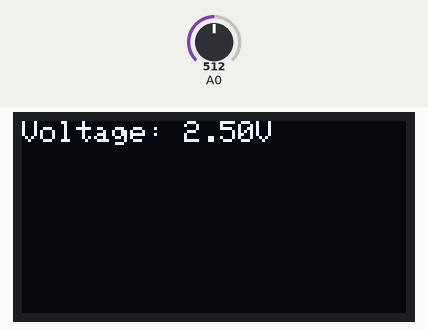
This sketch was run on a simulated Arduino Uno, built with avr-gcc and run on an emulated ATmega328P. On the bench: 128×64 one-colour display. Inputs (shaded band) come from the test bench; at power-on: A0 = 512. The display library's start-up logo is not drawn; what the sketch prints to the serial monitor is not drawn.

Above: at 3.2 s.
3.3 s: A0 set to 522
5.6 s: A0 set to 716
7.7 s: A0 set to 900
At 8.5 s:
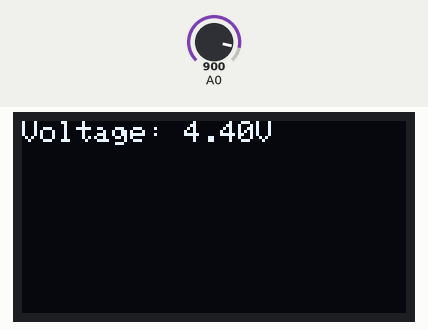
Timing chart, 0 to 10.7 s (numbered marks = the images above; inputs shaded):
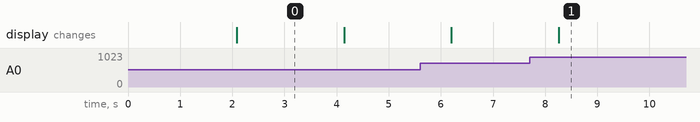

Measured:
- after the input at 7.7 s, the display: changes after 0.56 s (image 1)

The sketch:

voltmeter-using-ssd1306.ino
```cpp
#include <Wire.h>
#include <Adafruit_GFX.h>
#include <Adafruit_SSD1306.h>

#define SCREEN_WIDTH 128
#define SCREEN_HEIGHT 64

#define OLED_RESET     -1
Adafruit_SSD1306 display(SCREEN_WIDTH, SCREEN_HEIGHT, &Wire, OLED_RESET);

void setup() {
  Serial.begin(9600);

  if(!display.begin(SSD1306_SWITCHCAPVCC, 0x3C)) {
    Serial.println(F("SSD1306 allocation failed"));
    for(;;);
  }

  display.display();
  delay(2000);
  display.clearDisplay();
}

void loop() {

  int sensorValue = analogRead(A0);
  float voltage = sensorValue * (5.0 / 1023.0);
  display.clearDisplay();
  display.setTextSize(1);
  display.setTextColor(SSD1306_WHITE);
  display.setCursor(0, 0);
  display.print("Voltage: ");
  display.print(voltage);
  display.print("V");
  display.display();

  Serial.print("Voltage: ");
  Serial.print(voltage);
  Serial.println("V");

  delay(1000);
}
```
